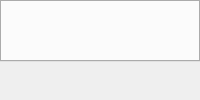
  <widget class="QWidget" name="centralwidget">
   <layout class="QGridLayout" name="gridLayout_29">
    <property name="margin">
     <number>0</number>
    </property>
    <property name="spacing">
     <number>0</number>
    </property>
    <item row="1" column="0">
     <widget class="QFrame" name="frame_logo">
      <property name="frameShape">
       <enum>QFrame::NoFrame</enum>
      </property>
      <property name="frameShadow">
       <enum>QFrame::Raised</enum>
      </property>
      <layout class="QGridLayout" name="gridLayout">
       <item row="1" column="2">
        <spacer name="horizontalSpacer_2">
         <property name="orientation">
          <enum>Qt::Horizontal</enum>
         </property>
         <property name="sizeHint" stdset="0">
          <size>
           <width>40</width>
           <height>20</height>
          </size>
         </property>
        </spacer>
       </item>
       <item row="1" column="1">
        <widget class="QLabel" name="label_logo">
         <property name="text">
          <string/>
         </property>
         <property name="pixmap">
          <pixmap resource="../../../../pinguino-extra/resources/resources.qrc">:/logo/art/banner_blue.png</pixmap>
         </property>
        </widget>
       </item>
       <item row="1" column="0">
        <spacer name="horizontalSpacer">
         <property name="orientation">
          <enum>Qt::Horizontal</enum>
         </property>
         <property name="sizeHint" stdset="0">
          <size>
           <width>40</width>
           <height>20</height>
          </size>
         </property>
        </spacer>
       </item>
      </layout>
     </widget>
    </item>
    <item row="0" column="0">
     <widget class="QTabWidget" name="tabWidget_files">
      <property name="currentIndex">
       <number>-1</number>
      </property>
      <property name="tabsClosable">
       <bool>true</bool>
      </property>
      <property name="movable">
       <bool>true</bool>
      </property>
     </widget>
    </item>
   </layout>
  </widget>
